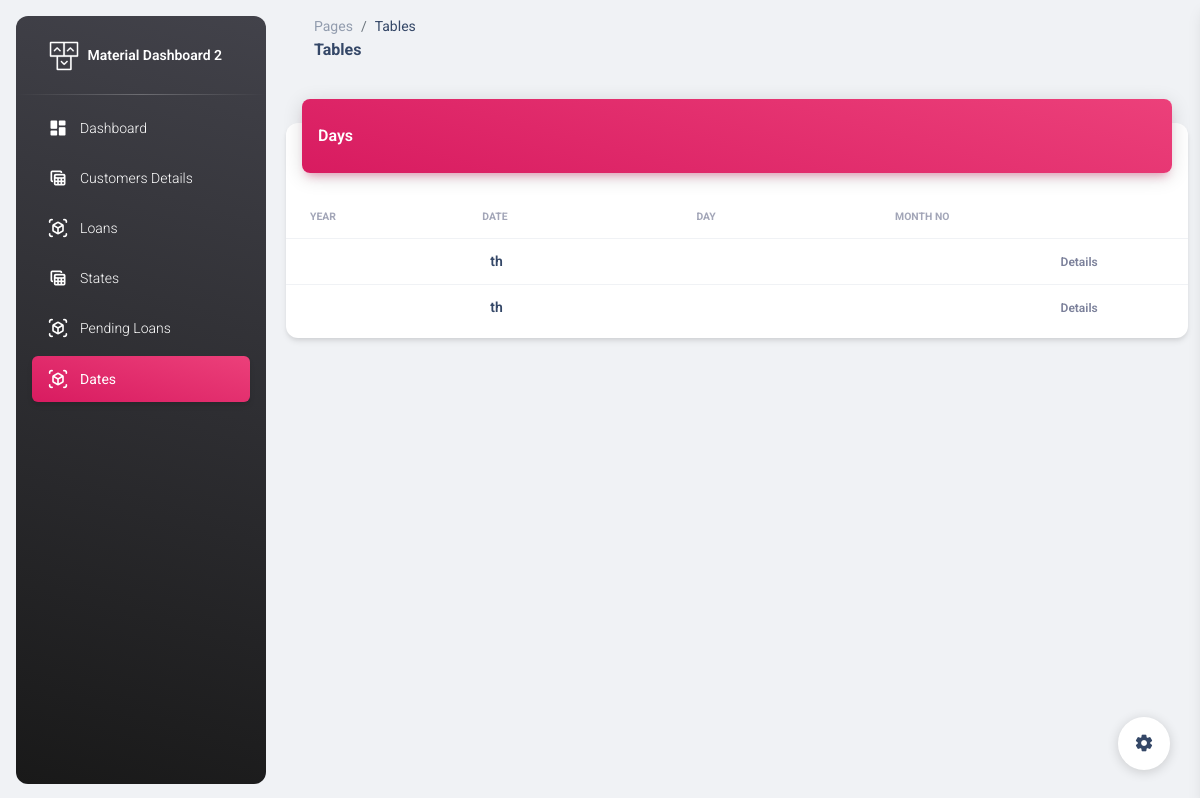
/administration/dates/, run on an earlier commit of the app's database.
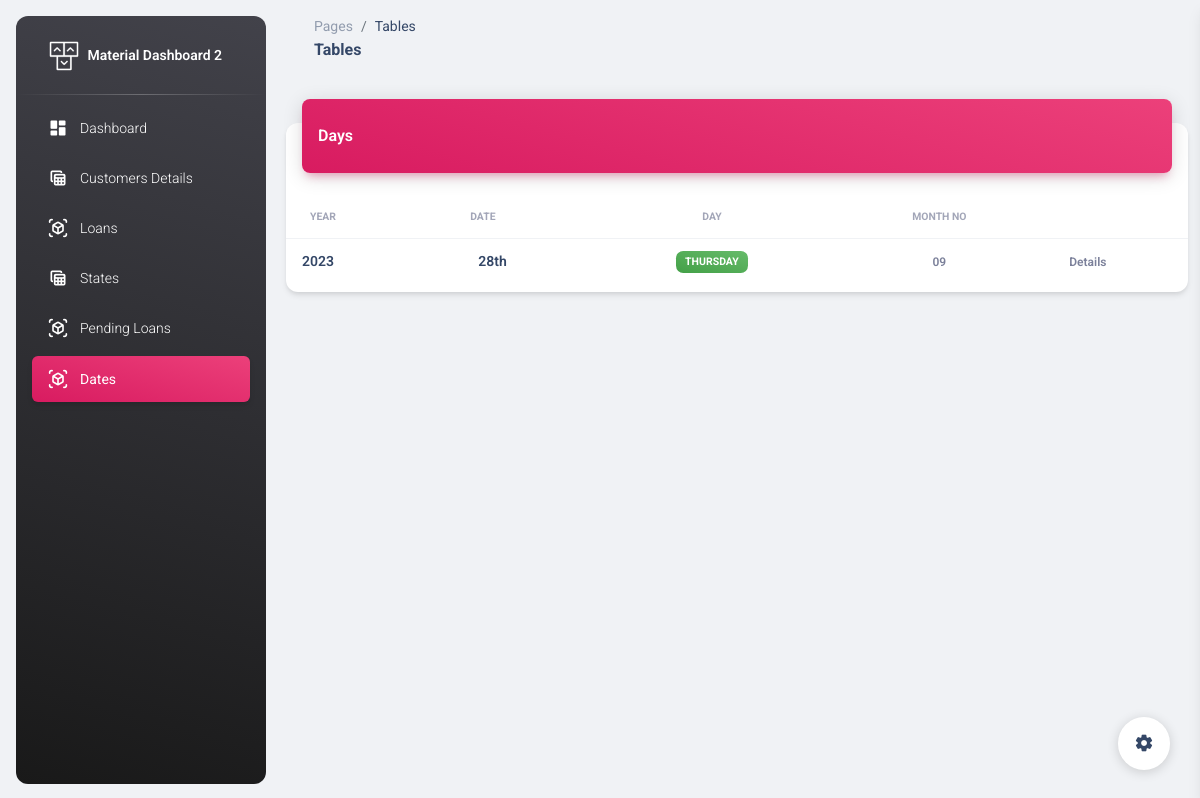
And on a later commit of the database.
### administration/models.py (models this page shows)
class PaymentDay(models.Model):
    payment_date=models.DateField()

### administration/views.py (the view)
# urls.py: path("dates/",dates,name="dates"),
def dates(request):
    day=PaymentDay.objects.all()
    context = {
        'days': day,
    }
    return render(request,"administration/dates.html",context)

### administration/templates/administration/dates.html (shortened to what the changed rows need)
<!DOCTYPE html>
<html lang="en">
  {% load static %}
<head>
  <link href="{% static 'administration/assets/css/nucleo-icons.css'%}" rel="stylesheet" />
  <link href="{% static 'administration/assets/css/nucleo-svg.css'%}" rel="stylesheet" />
  <link id="pagestyle" href="{% static 'administration/assets/css/material-dashboard.css'%}" rel="stylesheet" />
</head>
<body class="g-sidenav-show  bg-gray-200">
  <main class="main-content position-relative max-height-vh-100 h-100 border-radius-lg ">
    <div class="container-fluid py-4">
      <div class="row">
        <div class="col-12">
          <div class="card my-4">
            <div class="card-body px-0 pb-2">
              <div class="table-responsive p-0">
                <table class="table align-items-center mb-0">
                  <thead>
                    <tr>
                      <th class="text-uppercase text-secondary text-xxs font-weight-bolder opacity-7">Year</th>
                      <th class="text-uppercase text-secondary text-xxs font-weight-bolder opacity-7 ps-2">Date</th>
                      <th class="text-center text-uppercase text-secondary text-xxs font-weight-bolder opacity-7">Day</th>
                      <th class="text-center text-uppercase text-secondary text-xxs font-weight-bolder opacity-7">Month No</th>
                      <th class="text-secondary opacity-7"></th>
                    </tr>
                  </thead>
                  <tbody>
                    {% for day in days%}
                    <tr>
                      <td>
                        <div class="d-flex px-2 py-1">
                          <div class="d-flex flex-column justify-content-center">
                            <h6 class="mb-0 text-sm">{{day.payment_date.year}}</h6>
                          </div>
                        </div>
                      </td>
                      <td>
                        <div class="d-flex px-2 py-1">
                          <div class="d-flex flex-column justify-content-center">
                            <h6 class="mb-0 text-sm">{{ day.payment_date|date:"d" }}th</h6>
                          </div>
                        </div>
                      </td>
                      <td class="align-middle text-center text-sm">
                        <span class="badge badge-sm bg-gradient-success">{{ day.payment_date|date:"l" }}</span>
                      </td>
                      <td class="align-middle text-center">
                        <span class="text-secondary text-xs font-weight-bold">{{ day.payment_date|date:"m" }}</span>
                      </td>
                      <td class="align-middle">
                        <a href="{% url 'payment_day_details' day.id %}" class="text-secondary font-weight-bold text-xs" data-toggle="tooltip" data-original-title="Edit user">
                          Details
                        </a>
                      </td>
                    </tr>
                    {% endfor %}
                  </tbody>
                </table>
              </div>
            </div>
          </div>
        </div>
      </div>
    </div>
  </main>
</body>
</html>

What changed in the data, as far as the page shows it:
changed PaymentDay: payment_date.year (not shown) → "2023"; payment_date (not shown) → "28"; payment_date (not shown) → "THURSDAY"; payment_date (not shown) → "09"
